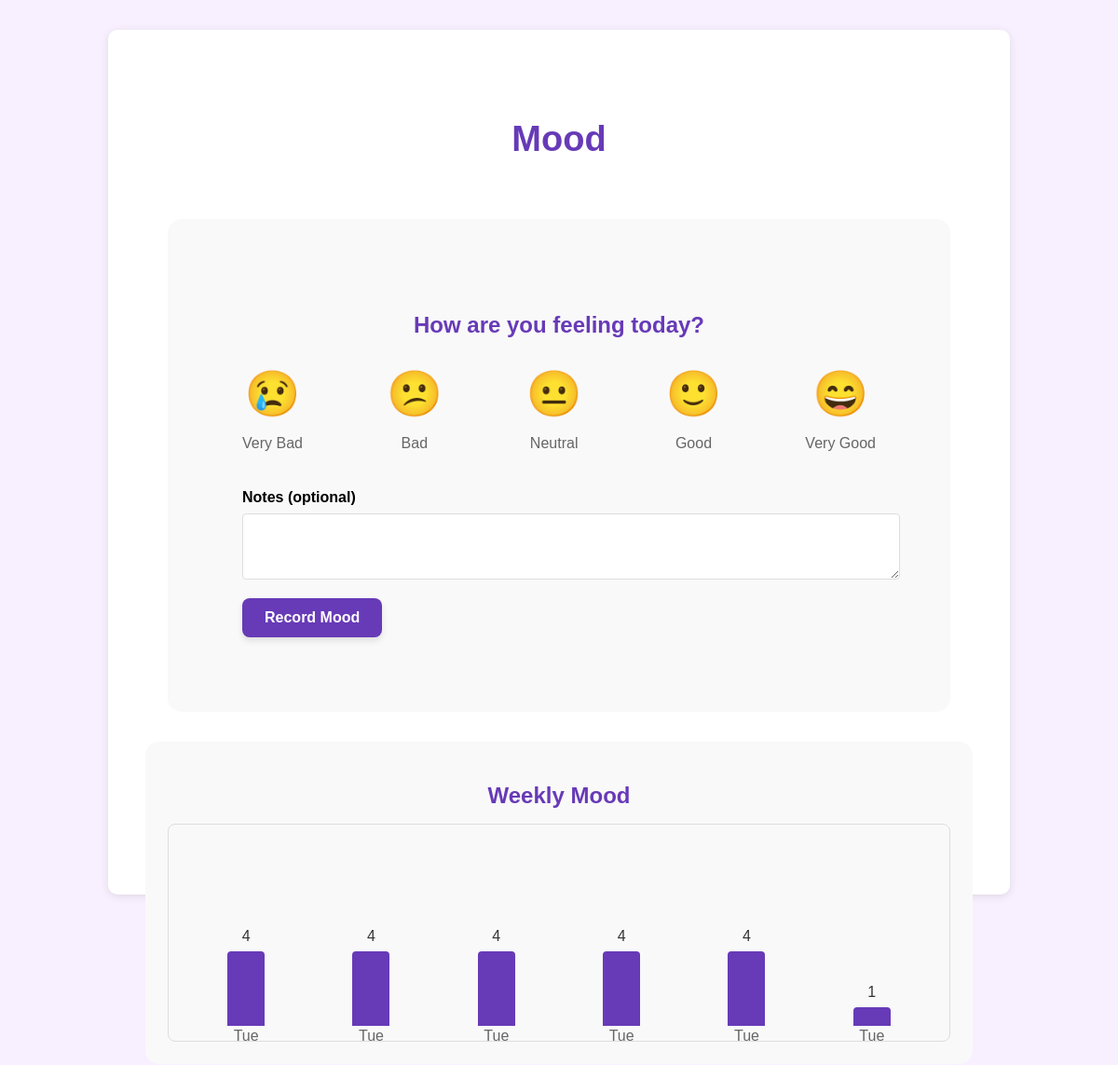
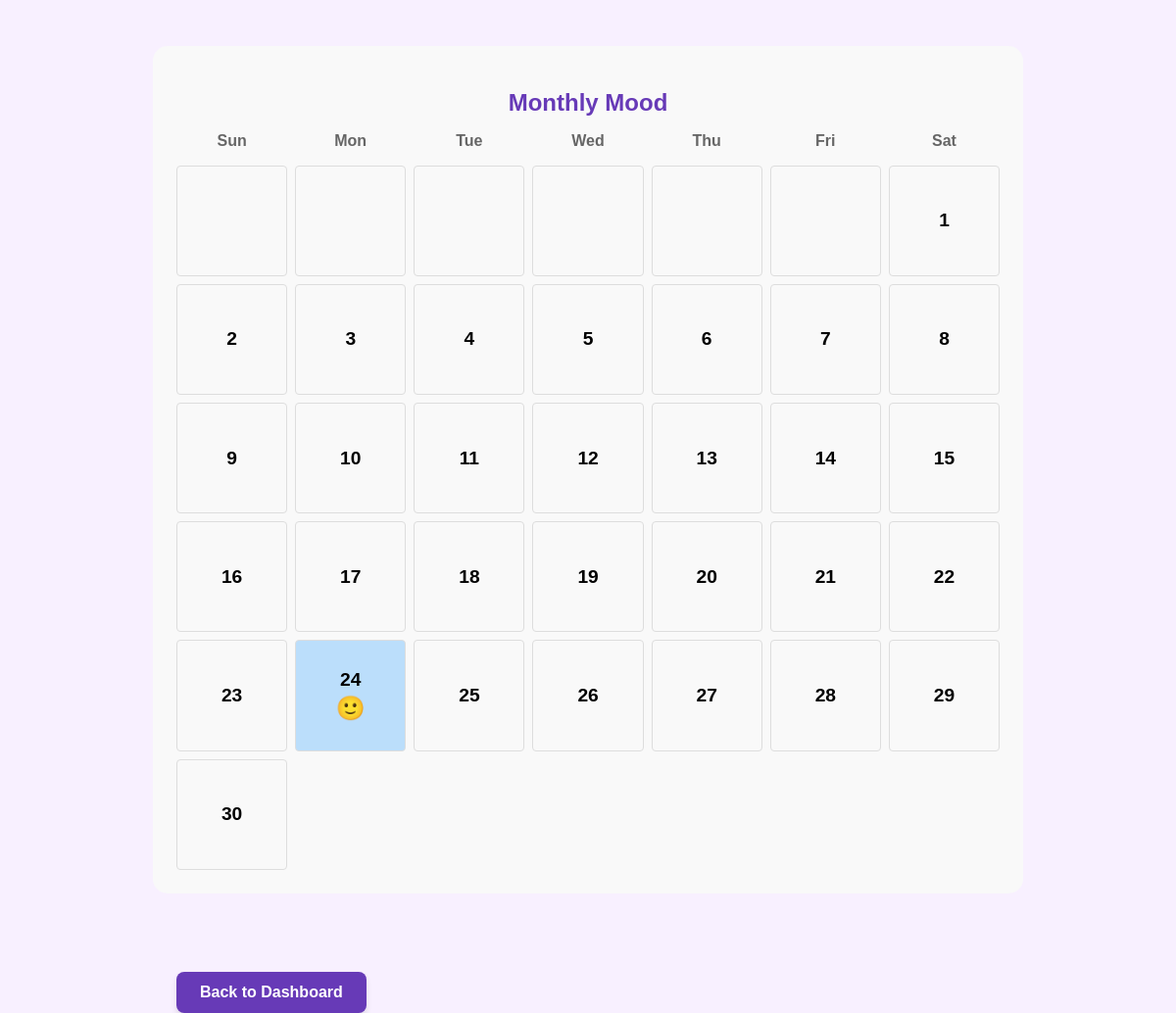
/features/mood (signed in), run on the app's committed database (2 pictures, top to bottom).
### tables this page shows
CREATE TABLE user_moods (
            mood_id INTEGER PRIMARY KEY AUTOINCREMENT,
            user_id TEXT NOT NULL,
            mood_value INTEGER NOT NULL CHECK (mood_value BETWEEN 1 AND 5),
            mood_note TEXT,
            recorded_at TIMESTAMP DEFAULT CURRENT_TIMESTAMP,
            FOREIGN KEY (user_id) REFERENCES users(user_id) ON DELETE CASCADE
        );

### temp/features.py (the view)
@features.route('/mood', methods=['GET', 'POST'])
@login_required
def mood_tracking():
    user_id = session.get('user_id')
    if request.method == 'POST':
        mood_value = int(request.form.get('mood_value', 3))
        mood_note = request.form.get('mood_note', '')
        models.set_mood(user_id, mood_value, mood_note)
        flash('Mood recorded successfully!', 'success')
    weekly_moods = models.get_weekly_moods(user_id)
    today = datetime.datetime.now()
    monthly_moods = models.get_monthly_moods(user_id, today.year, today.month)
    return render_template('features/mood_tracking.html',
                          weekly_moods=weekly_moods,
                          monthly_moods=monthly_moods,
                          today=today,
                          datetime=datetime)

### temp/features.py (called while the page is built)
def login_required(f):
    @wraps(f)
    def decorated_function(*args, **kwargs):
        if 'user_id' not in session:
            return redirect(url_for('login'))
        return f(*args, **kwargs)
    return decorated_function

### temp/models.py (called while the page is built)
def get_db():
    if "sqlite_db" not in flask.g:
        flask.g.sqlite_db = sqlite3.connect(
            flask.current_app.config["DATABASE_FILENAME"],
            detect_types=sqlite3.PARSE_DECLTYPES
        )
        flask.g.sqlite_db.execute("PRAGMA foreign_keys = ON")
        flask.g.sqlite_db.row_factory = sqlite3.Row
    return flask.g.sqlite_db

def get_weekly_moods(user_id):
    conn = get_db()
    cursor = conn.cursor()
    seven_days_ago = (datetime.datetime.now() - datetime.timedelta(days=7)).isoformat()
    cursor.execute(
        """
        SELECT * FROM user_moods
        WHERE user_id = ? AND recorded_at >= ?
        ORDER BY recorded_at
        """,
        (user_id, seven_days_ago)
    )
    moods = cursor.fetchall()
    return [dict(mood) for mood in moods]

def get_monthly_moods(user_id, year, month):
    conn = get_db()
    cursor = conn.cursor()
    if not (1 <= month <= 12):
        raise ValueError("Month must be between 1 and 12")
    start_date = datetime.date(year, month, 1).isoformat()
    if month == 12:
        end_date = datetime.date(year + 1, 1, 1).isoformat()
    else:
        end_date = datetime.date(year, month + 1, 1).isoformat()
    cursor.execute(
        """
        SELECT * FROM user_moods
        WHERE user_id = ? AND recorded_at >= ? AND recorded_at < ?
        ORDER BY recorded_at
        """,
        (user_id, start_date, end_date)
    )
    moods = cursor.fetchall()
    return [dict(mood) for mood in moods]

### temp/templates/features/mood_tracking.html (shortened to what this page needs)
<!DOCTYPE html>
<html lang="en">
<head>
    <link rel="stylesheet" href="{{ url_for('static', filename='css/style.css') }}">
</head>
<body>
    <div class="mood-container">
        <div class="mood-header">
            <h1 class="mood-title">Mood</h1>
        </div>
        <div class="mood-form">
            <h2 class="form-title">How are you feeling today?</h2>
            <form method="post">
                <div class="mood-selector">
                    <label class="mood-option">
                        <span class="mood-emoji">😢</span>
                        <span class="mood-label">Very Bad</span>
                    </label>
                    <label class="mood-option">
                        <span class="mood-emoji">😕</span>
                        <span class="mood-label">Bad</span>
                    </label>
                    <label class="mood-option">
                        <span class="mood-emoji">😐</span>
                        <span class="mood-label">Neutral</span>
                    </label>
                    <label class="mood-option">
                        <span class="mood-emoji">🙂</span>
                        <span class="mood-label">Good</span>
                    </label>
                    <label class="mood-option">
                        <span class="mood-emoji">😄</span>
                        <span class="mood-label">Very Good</span>
                    </label>
                </div>
                <div class="form-group">
                    <label for="mood_note" class="form-label">Notes (optional)</label>
                    <textarea id="mood_note" name="mood_note" class="form-textarea" rows="3"></textarea>
                </div>
                <button type="submit" class="btn">Record Mood</button>
            </form>
        </div>
        <div class="mood-charts">
            <div class="chart-section">
                <h2 class="chart-title">Weekly Mood</h2>
                <div class="weekly-chart">
                    {% for mood in weekly_moods %}
                    <div class="chart-bar mood-level-{{ mood.mood_value }}">
                        <span class="chart-value">{{ mood.mood_value }}</span>
                        <span class="chart-label">{{ mood.recorded_at.strftime('%a') }}</span>
                    </div>
                    {% endfor %}
                </div>
            </div>
            <div class="chart-section">
                <h2 class="chart-title">Monthly Mood</h2>
                <div class="calendar-header">
                    <div class="calendar-day">Sun</div>
                    <div class="calendar-day">Mon</div>
                    <div class="calendar-day">Tue</div>
                    <div class="calendar-day">Wed</div>
                    <div class="calendar-day">Thu</div>
                    <div class="calendar-day">Fri</div>
                    <div class="calendar-day">Sat</div>
                </div>
                <div class="monthly-calendar">
                    {% set first_day = today.replace(day=1) %}
                    {% set next_month = today.replace(day=28) + datetime.timedelta(days=4) %}
                    {% set last_day = (next_month.replace(day=1) - datetime.timedelta(days=1)).day %}
                    {% for _ in range(first_day.weekday()) %}
                    <div class="calendar-date"></div>
                    {% endfor %}
                    {% for day in range(1, last_day + 1) %}
                    {% set mood = monthly_moods|selectattr('recorded_at.day', 'eq', day)|first %}
                    <div class="calendar-date {% if mood %}mood-{{ mood.mood_value }}{% endif %}">
                        <span class="calendar-date-number">{{ day }}</span>
                        {% if mood %}
                        <span class="calendar-date-mood">
                            {% if mood.mood_value == 4 %}🙂{% endif %}
                        </span>
                        {% endif %}
                    </div>
                    {% endfor %}
                </div>
            </div>
        </div>
        <div class="nav-links">
            <a href="{{ url_for('dashboard') }}" class="btn btn-save">Back to Dashboard</a>
        </div>
    </div>
</body>
</html>

### temp/static/css/style.css (style rules this page uses)
body { margin: 0; padding: 0; font-family: 'Arial', sans-serif; background-color: #E8DEFC; display: flex; height: 100vh; }

### temp/templates/features/mood_tracking.html (style rules this page uses)
body { background-color: #f8f0ff; font-family: 'Arial', sans-serif; }
.mood-container { padding: 4rem; width: 70%; height: 100%; max-width: 1100px; margin: 0 auto; background-color: white; border-radius: 10px; box-shadow: 0 2px 10px rgba(0, 0, 0, 0.1); margin: 2rem auto; }
.mood-header { margin-bottom: 2rem; }
.mood-title { color: #673ab7; font-size: 38px; font-family: 'Pacifico', sans-serif; text-align: center; margin-top: 2rem; margin-bottom: 4rem; }
.mood-form { background-color: #f9f9f9; border-radius: 15px; padding: 5rem; margin-bottom: 2rem; align-items: center; }
.form-title { font-weight: bold; margin-bottom: 1rem; color: #673ab7; text-align: center; }
.mood-selector { display: flex; justify-content: space-between; margin-bottom: 1.5rem; }
.mood-option { display: flex; flex-direction: column; align-items: center; cursor: pointer; }
.mood-emoji { font-size: 3rem; margin-top: 1rem; margin-bottom: 1rem; }
.mood-label { font-size: 1rem; margin-bottom: 1rem; color: #666; }
.form-group { margin-bottom: 1rem; }
.form-label { display: block; margin-bottom: 0.5rem; font-weight: bold; }
.form-textarea { width: 100%; padding: 0.75rem; border: 1px solid #ddd; border-radius: 4px; resize: vertical; font-family: inherit; align-items: center; }
.btn { display: inline-block; padding: 0.75rem 1.5rem; border: none; border-radius: 8px; cursor: pointer; font-weight: bold; font-size: 1rem; text-decoration: none; color: white; background-color: #673ab7; box-shadow: 0 4px 6px rgba(0, 0, 0, 0.1); transition: all 0.2s ease-in-out; }
.btn-save { background-color: #673ab7; color: white; border: none; align-self: flex-start; }
.mood-charts { margin-top: 2rem; display: flex; flex-direction: column; align-items: center; }
.chart-section { margin-bottom: 3rem; width: 100%; background-color: #f9f9f9; border-radius: 15px; padding: 1.5rem; }
.chart-title { font-weight: bold; margin-bottom: 1rem; color: #673ab7; text-align: center; font-size: 1.5rem; }
.weekly-chart { height: 200px; background-color: #f9f9f9; border: 1px solid #ddd; border-radius: 8px; padding: 1rem; display: flex; align-items: flex-end; justify-content: space-around; }
.chart-bar { width: 40px; background-color: #673ab7; margin: 0 5px; border-radius: 4px 4px 0 0; position: relative; display: flex; flex-direction: column; justify-content: flex-end; align-items: center; }
.mood-level-1 { height: 20px; }
.mood-level-4 { height: 80px; }
.chart-label { position: absolute; bottom: -20px; left: 50%; transform: translateX(-50%); font-size: 1rem; color: #666; }
.chart-value { position: absolute; top: -25px; left: 50%; transform: translateX(-50%); font-size: 1rem; color: #333; }
.monthly-calendar { display: grid; grid-template-columns: repeat(7, 1fr); gap: 0.5rem; }
.calendar-header { display: grid; grid-template-columns: repeat(7, 1fr); gap: 0.5rem; margin-bottom: 1rem; }
.calendar-day { text-align: center; font-weight: bold; color: #666; font-size: 1rem; }
.calendar-date { aspect-ratio: 1; display: flex; flex-direction: column; align-items: center; justify-content: center; border: 1px solid #ddd; border-radius: 4px; font-size: 1.2rem; }
.calendar-date-number { font-weight: bold; }
.calendar-date-mood { font-size: 1.5rem; margin-top: 0.25rem; }
.mood-4 { background-color: #bbdefb; }
.nav-links { display: flex; justify-content: space-between; margin-top: 2rem; }

### data on the page
user_moods: mood_value "4", recorded_at "Tue"
user_moods: mood_value "4", recorded_at "Tue"
user_moods: mood_value "4", recorded_at "Tue"
user_moods: mood_value "4", recorded_at "Tue"
user_moods: mood_value "4", recorded_at "Tue"
user_moods: mood_value "1", recorded_at "Tue"

### other printed values
{{ day }} "1" "2" "3" "4" "5" "6" "7" "8" "9" "10" "11" "12" "13" "14" "15" "16" "17" "18" "19" "20" "21" "22" "23" "24" "25" "26" "27" "28" "29" "30"
